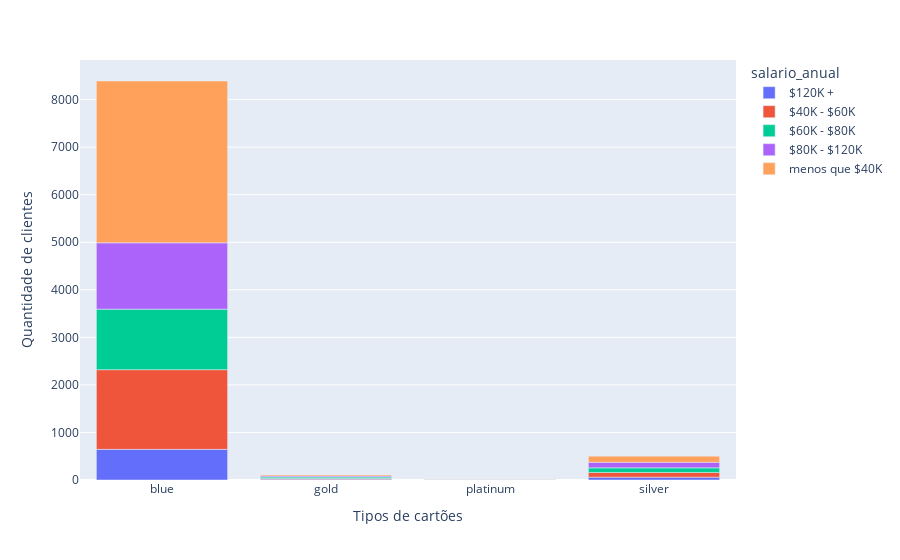

Notebook cell for this chart:
### Code cell
px.bar(df_cartao, x='tipo_cartao', y='QTD', hover_data=['salario_anual'], 
    labels={'tipo_cartao':'Tipos de cartões', 'QTD':'Quantidade de clientes'}, 
    color='salario_anual')

### Figure 1 — Plotly figure (JSON) as saved in the notebook; plotly's stock layout.template omitted (floating-point values rounded to 4 significant figures)
{"data": [{"alignmentgroup": "True", "customdata": [["$120K +"], ["$120K +"], ["$120K +"], ["$120K +"]], "hovertemplate": "salario_anual=%{customdata[0]}<br>Tipos de cartões=%{x}<br>Quantidade de clientes=%{y}<extra></extra>", "legendgroup": "$120K +", "marker": {"color": "#636efa", "pattern": {"shape": ""}}, "name": "$120K +", "offsetgroup": "$120K +", "orientation": "v", "showlegend": true, "textposition": "auto", "type": "bar", "x": ["blue", "gold", "platinum", "silver"], "xaxis": "x", "y": [645, 18, 4, 60], "yaxis": "y"}, {"alignmentgroup": "True", "customdata": [["$40K - $60K"], ["$40K - $60K"], ["$40K - $60K"], ["$40K - $60K"]], "hovertemplate": "salario_anual=%{customdata[0]}<br>Tipos de cartões=%{x}<br>Quantidade de clientes=%{y}<extra></extra>", "legendgroup": "$40K - $60K", "marker": {"color": "#EF553B", "pattern": {"shape": ""}}, "name": "$40K - $60K", "offsetgroup": "$40K - $60K", "orientation": "v", "showlegend": true, "textposition": "auto", "type": "bar", "x": ["blue", "gold", "platinum", "silver"], "xaxis": "x", "y": [1675, 15, 1, 99], "yaxis": "y"}, {"alignmentgroup": "True", "customdata": [["$60K - $80K"], ["$60K - $80K"], ["$60K - $80K"], ["$60K - $80K"]], "hovertemplate": "salario_anual=%{customdata[0]}<br>Tipos de cartões=%{x}<br>Quantidade de clientes=%{y}<extra></extra>", "legendgroup": "$60K - $80K", "marker": {"color": "#00cc96", "pattern": {"shape": ""}}, "name": "$60K - $80K", "offsetgroup": "$60K - $80K", "orientation": "v", "showlegend": true, "textposition": "auto", "type": "bar", "x": ["blue", "gold", "platinum", "silver"], "xaxis": "x", "y": [1273, 29, 4, 96], "yaxis": "y"}, {"alignmentgroup": "True", "customdata": [["$80K - $120K"], ["$80K - $120K"], ["$80K - $120K"], ["$80K - $120K"]], "hovertemplate": "salario_anual=%{customdata[0]}<br>Tipos de cartões=%{x}<br>Quantidade de clientes=%{y}<extra></extra>", "legendgroup": "$80K - $120K", "marker": {"color": "#ab63fa", "pattern": {"shape": ""}}, "name": "$80K - $120K", "offsetgroup": "$80K - $120K", "orientation": "v", "showlegend": true, "textposition": "auto", "type": "bar", "x": ["blue", "gold", "platinum", "silver"], "xaxis": "x", "y": [1395, 21, 2, 117], "yaxis": "y"}, {"alignmentgroup": "True", "customdata": [["menos que $40K"], ["menos que $40K"], ["menos que $40K"], ["menos que $40K"]], "hovertemplate": "salario_anual=%{customdata[0]}<br>Tipos de cartões=%{x}<br>Quantidade de clientes=%{y}<extra></extra>", "legendgroup": "menos que $40K", "marker": {"color": "#FFA15A", "pattern": {"shape": ""}}, "name": "menos que $40K", "offsetgroup": "menos que $40K", "orientation": "v", "showlegend": true, "textposition": "auto", "type": "bar", "x": ["blue", "gold", "platinum", "silver"], "xaxis": "x", "y": [3403, 24, 4, 130], "yaxis": "y"}], "layout": {"barmode": "relative", "legend": {"title": {"text": "salario_anual"}, "tracegroupgap": 0}, "margin": {"t": 60}, "xaxis": {"anchor": "y", "domain": [0, 1], "title": {"text": "Tipos de cartões"}}, "yaxis": {"anchor": "x", "domain": [0, 1], "title": {"text": "Quantidade de clientes"}}}}
